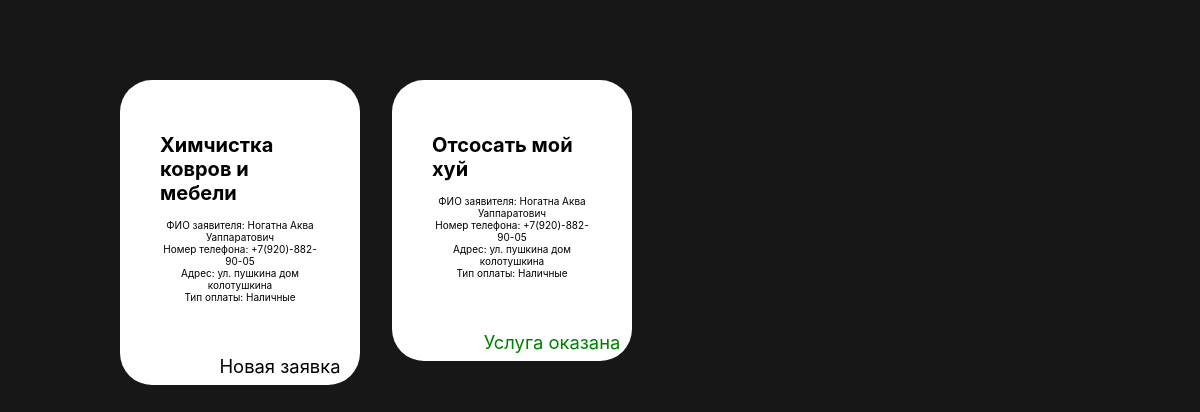
Page /user/requests/history/ (signed in) on the committed database.
### user/models.py (models this page shows, shortened)
class Request(models.Model):
    class StatusTypes(models.TextChoices):
        NEW = "new", "Новая заявка",
        DONE = "done", "Услуга оказана",
        CANCELLED = "cancelled", "Услуга отменена"
    class PayTypes(models.TextChoices):
        CASH = "cash", "Наличные",
        CARD = "card", "Банковская карта"
    user = models.ForeignKey(to=User, on_delete=models.CASCADE, related_name="requests")
    address = models.TextField(verbose_name="Адрес", blank=False)
    phonenumber = models.CharField(verbose_name="Номер телефона", blank=False,
                                   validators=[RussianPhoneNumberValidator()])
    service = models.CharField(verbose_name="Тип услуг", blank=False, max_length=32)
    date = models.DateTimeField(verbose_name="Дата получения услуги", blank=False)
    createdAt = models.DateTimeField(verbose_name="Дата создания заявки", auto_now_add=True)
    isCustom = models.BooleanField(verbose_name="Своя услуга?", default=False)
    status = models.CharField(verbose_name="Статус заявки", blank=False, choices=StatusTypes.choices, default=StatusTypes.NEW)
    payType = models.CharField(verbose_name="Тип оплаты", blank=False, choices=PayTypes.choices, default=PayTypes.CASH)
    class Meta:
        db_table = "request"
        verbose_name = "Заявка"
        verbose_name_plural = "Заявки"
    def __str__(self): return f"Заявка от {self.user.fio} - {self.service}"

class User(AbstractUser):
    first_name = None
    last_name = None
    fio = models.CharField(verbose_name="ФИО", blank=True, max_length=64)
    phonenumber = models.CharField(verbose_name="Номер телефона", blank=True, null=True, max_length=17,
                                   validators=[RussianPhoneNumberValidator()])
    class Meta:
        db_table = "user"
        verbose_name = "Пользователь"
        verbose_name_plural = "Пользователи"

### lib/decorators.py (the view)
    def wrapped_view(request, *args, **kwargs):
        if not request.user.is_authenticated:
            return redirect(reverse("user:login"))
        return view_func(request, *args, **kwargs)

### main/templatetags/format_russian_number.py (called while the page is built)
@register.filter()
def format_russian_number(value: str):
    pattern = re.compile(r"\(|\)| |-|(^\+7|^8)")
    result = re.sub(pattern, "", value)
    return f"+7({result[:3]})-{result[3:6]}-{result[6:8]}-{result[8:10]}"

### user/views.py (called while the page is built)
@login_required_redirect
def requests_history_view(request):
    requests = request.user.requests.all()
    print(requests)
    context = {
        "requests": requests
    }
    return render(request, "requestsHistory.html", context)

### user/templates/requestsHistory.html
{% extends "base.html" %}
{% load static %}
{% load format_russian_number %}
{% block css %}
    <link rel="stylesheet" href="{% static 'css/requests_history.css' %}">
{% endblock css %}
{% block main %}
    <div class="items-box">
        {% for item in requests %}
            <div class="request-card">
                <h1>{{item.service}}</h1>
                <p>ФИО заявителя: {{item.user.fio}}</p>
                <p>Номер телефона: {{item.phonenumber|format_russian_number}}</p>
                <p>Адрес: {{item.address}}</p>
                <p>Тип оплаты: {{item.get_payType_display}}</p>
                <p class="status {{item.status}}">{{item.get_status_display}}</p>
            </div>
        {% endfor %}
    </div>
{% endblock main %}

### templates/base.html (shortened to what this page needs)
{% load static %}
<!DOCTYPE html>
<html lang="en">
<head>
    <link rel="stylesheet" href="{% static 'css/globals.css' %}">
    {% block css %}
    {% endblock css %}
</head>
<body>
    {% block main %}
    {% endblock main %}
</body>
</html>

### static/css/globals.css (style rules this page uses)
body { margin: 0; width: 100vw; height: 100vh; overflow: hidden; font-family: "Inter"; background-color: #171717; font-size: 62.5%; }
p { margin: 0; text-align: center; top: 2rem; }

### static/css/requests_history.css (style rules this page uses)
body { display: flex; align-items: center; justify-content: center; }
.items-box { width: 80%; height: 80%; display: flex; flex-wrap: wrap; gap: 2rem; }
.request-card { padding: 2.5rem; background-color: white; color: black; width: 10rem; height: fit-content; border-radius: 32px; }
.status { position: relative; margin-top: 1.25rem; left: 25%; font-size: 1.15rem; }
.new { color: black; }
.done { color: green; }

### rows in the picture
Request: service "Химчистка ковров и мебели", user.fio "Ногатна Аква Уаппаратович", phonenumber "+7(920)-882-90-05", address "ул. пушкина дом колотушкина", payType "Наличные", status "Новая заявка"
Request: service "Отсосать мой хуй", user.fio "Ногатна Аква Уаппаратович", phonenumber "+7(920)-882-90-05", address "ул. пушкина дом колотушкина", payType "Наличные", status "Услуга оказана"
